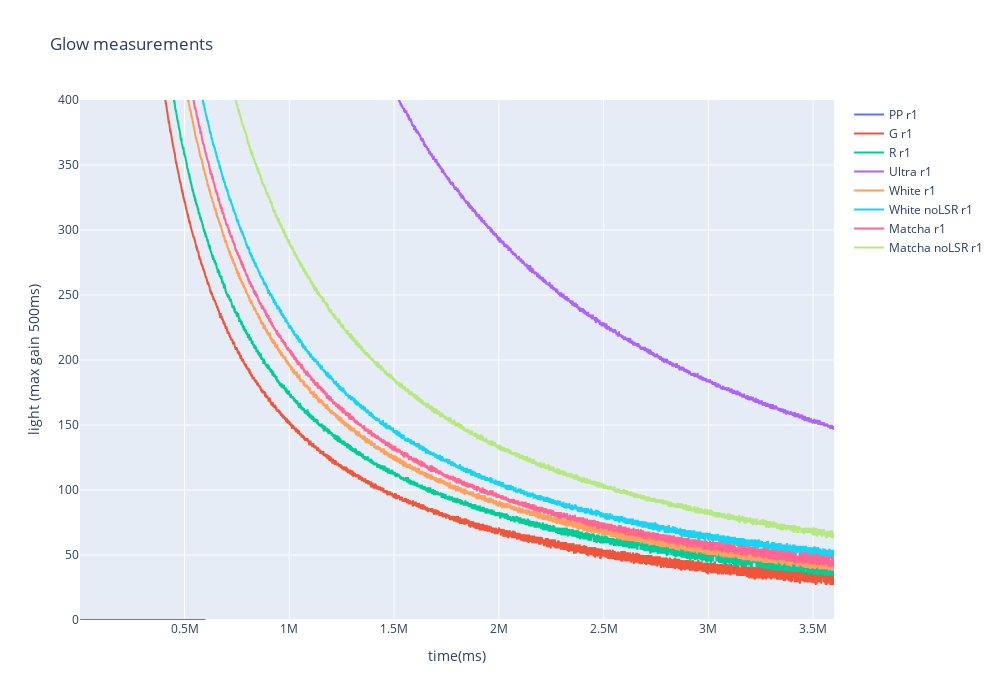

Source (notebook cell):
### Markdown cell above
# Plot interactive graph

### Code cell
fig = go.Figure()

series = [
    #("Green Run 1", df_g_r1),
    #("Green Run 2", df_g_r2),
    #("Phillips GID Run 1", df_p_r1),
    #("Phillips GID Run 2", df_p_r2),
    #("Red Run 1", df_r_r1),
    #("Red Run 2", df_r_r2),
    #("Dark Run 1", df_0_r1),
    #("Dark Run 2", df_0_r2),
    #("Suitcase Red Run 1", df_r_suitcase_r1),
    #("Suitcase Red Run 2", df_r_suitcase_r2),
    #("Suitcase Red Run 3", df_r_suitcase_r3),
    #("Suitcase Red Visual Spectrum Run 4", df_r_suitcase_r4),

    ("PP r1", df_clamp_pp_r1),
    ("G r1", df_clamp_G_r1),
    ("R r1", df_clamp_R_r1),
    ("Ultra r1", df_clamp_ultra_r1),
    ("White r1", df_clamp_white_r1),
    ("White noLSR r1", df_clamp_white_noLSR_r1),
    ("Matcha r1", df_clamp_macha_r1),
    ("Matcha noLSR r1", df_clamp_macha_noLSR_r1),
]

for name, df in series:
    fig.add_trace(go.Scatter(
        x=df["t0"],
        y=df["full"],
        mode="lines",
        name=name
    ))

fig.update_layout(
    title="Glow measurements",
    xaxis_title="time(ms)",
    yaxis_title="light (max gain 500ms)",
    yaxis=dict(range=[0, 400]),
    hovermode="x unified",
    height=700,
    width=1000,
)

fig.show()

### Figure 1 — Plotly figure (JSON) as saved in the notebook; plotly's stock layout.template omitted (floating-point values rounded to 4 significant figures; data arrays with more than 128 entries replaced by an {"elided": "..."} marker saying what was removed)
{"data": [{"mode": "lines", "name": "PP r1", "type": "scatter", "x": {"elided": "828 int values"}, "y": {"elided": "828 int values"}}, {"mode": "lines", "name": "G r1", "type": "scatter", "x": {"elided": "4976 int values"}, "y": {"elided": "4976 int values"}}, {"mode": "lines", "name": "R r1", "type": "scatter", "x": {"elided": "4974 int values"}, "y": {"elided": "4974 int values"}}, {"mode": "lines", "name": "Ultra r1", "type": "scatter", "x": {"elided": "4974 int values"}, "y": {"elided": "4974 int values"}}, {"mode": "lines", "name": "White r1", "type": "scatter", "x": {"elided": "4974 int values"}, "y": {"elided": "4974 int values"}}, {"mode": "lines", "name": "White noLSR r1", "type": "scatter", "x": {"elided": "4975 int values"}, "y": {"elided": "4975 int values"}}, {"mode": "lines", "name": "Matcha r1", "type": "scatter", "x": {"elided": "4975 int values"}, "y": {"elided": "4975 int values"}}, {"mode": "lines", "name": "Matcha noLSR r1", "type": "scatter", "x": {"elided": "4974 int values"}, "y": {"elided": "4974 int values"}}], "layout": {"height": 700, "hovermode": "x unified", "title": {"text": "Glow measurements"}, "width": 1000, "xaxis": {"title": {"text": "time(ms)"}}, "yaxis": {"range": [0, 400], "title": {"text": "light (max gain 500ms)"}}}}
